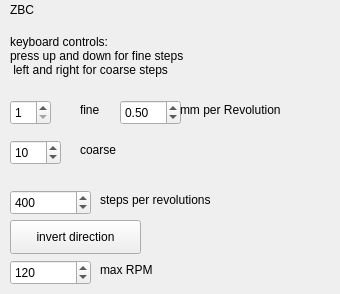
      <widget class="QWidget" name="page">
       <widget class="QDoubleSpinBox" name="spinB_zbc_mm_per_rev">
        <property name="geometry">
         <rect>
          <x>120</x>
          <y>100</y>
          <width>61</width>
          <height>25</height>
         </rect>
        </property>
        <property name="minimum">
         <double>0.000000000000000</double>
        </property>
        <property name="value">
         <double>0.500000000000000</double>
        </property>
       </widget>
       <widget class="QLabel" name="label_46">
        <property name="geometry">
         <rect>
          <x>80</x>
          <y>100</y>
          <width>68</width>
          <height>19</height>
         </rect>
        </property>
        <property name="text">
         <string>fine</string>
        </property>
       </widget>
       <widget class="QSpinBox" name="spinB_zbc_fine">
        <property name="geometry">
         <rect>
          <x>10</x>
          <y>100</y>
          <width>41</width>
          <height>25</height>
         </rect>
        </property>
        <property name="minimum">
         <number>1</number>
        </property>
        <property name="maximum">
         <number>32</number>
        </property>
        <property name="value">
         <number>1</number>
        </property>
       </widget>
       <widget class="QLabel" name="label_47">
        <property name="geometry">
         <rect>
          <x>100</x>
          <y>190</y>
          <width>151</width>
          <height>19</height>
         </rect>
        </property>
        <property name="text">
         <string>steps per revolutions</string>
        </property>
       </widget>
       <widget class="QPushButton" name="pushB_zbc_invert">
        <property name="geometry">
         <rect>
          <x>10</x>
          <y>220</y>
          <width>131</width>
          <height>34</height>
         </rect>
        </property>
        <property name="text">
         <string>invert direction</string>
        </property>
       </widget>
       <widget class="QLabel" name="label_48">
        <property name="geometry">
         <rect>
          <x>80</x>
          <y>140</y>
          <width>68</width>
          <height>19</height>
         </rect>
        </property>
        <property name="text">
         <string>coarse</string>
        </property>
       </widget>
       <widget class="QSpinBox" name="spinB_zbc_coarse">
        <property name="geometry">
         <rect>
          <x>10</x>
          <y>140</y>
          <width>51</width>
          <height>25</height>
         </rect>
        </property>
        <property name="minimum">
         <number>1</number>
        </property>
        <property name="maximum">
         <number>124</number>
        </property>
        <property name="value">
         <number>10</number>
        </property>
       </widget>
       <widget class="QLabel" name="label_49">
        <property name="geometry">
         <rect>
          <x>10</x>
          <y>0</y>
          <width>68</width>
          <height>19</height>
         </rect>
        </property>
        <property name="text">
         <string>ZBC</string>
        </property>
       </widget>
       <widget class="QSpinBox" name="spinB_zbc_max_RPM">
        <property name="geometry">
         <rect>
          <x>10</x>
          <y>260</y>
          <width>81</width>
          <height>25</height>
         </rect>
        </property>
        <property name="minimum">
         <number>1</number>
        </property>
        <property name="maximum">
         <number>1000</number>
        </property>
        <property name="value">
         <number>120</number>
        </property>
       </widget>
       <widget class="QLabel" name="label_50">
        <property name="geometry">
         <rect>
          <x>10</x>
          <y>30</y>
          <width>261</width>
          <height>51</height>
         </rect>
        </property>
        <property name="text">
         <string>keyboard controls:
press up and down for fine steps
 left and right for coarse steps</string>
        </property>
       </widget>
       <widget class="QSpinBox" name="spinB_zbc_steps_per_rev">
        <property name="geometry">
         <rect>
          <x>10</x>
          <y>190</y>
          <width>81</width>
          <height>25</height>
         </rect>
        </property>
        <property name="minimum">
         <number>1</number>
        </property>
        <property name="maximum">
         <number>51200</number>
        </property>
        <property name="value">
         <number>400</number>
        </property>
       </widget>
       <widget class="QLabel" name="label_51">
        <property name="geometry">
         <rect>
          <x>100</x>
          <y>260</y>
          <width>68</width>
          <height>19</height>
         </rect>
        </property>
        <property name="text">
         <string>max RPM</string>
        </property>
       </widget>
       <widget class="QLabel" name="label_52">
        <property name="geometry">
         <rect>
          <x>180</x>
          <y>100</y>
          <width>151</width>
          <height>19</height>
         </rect>
        </property>
        <property name="text">
         <string>mm per Revolution</string>
        </property>
       </widget>
      </widget>
